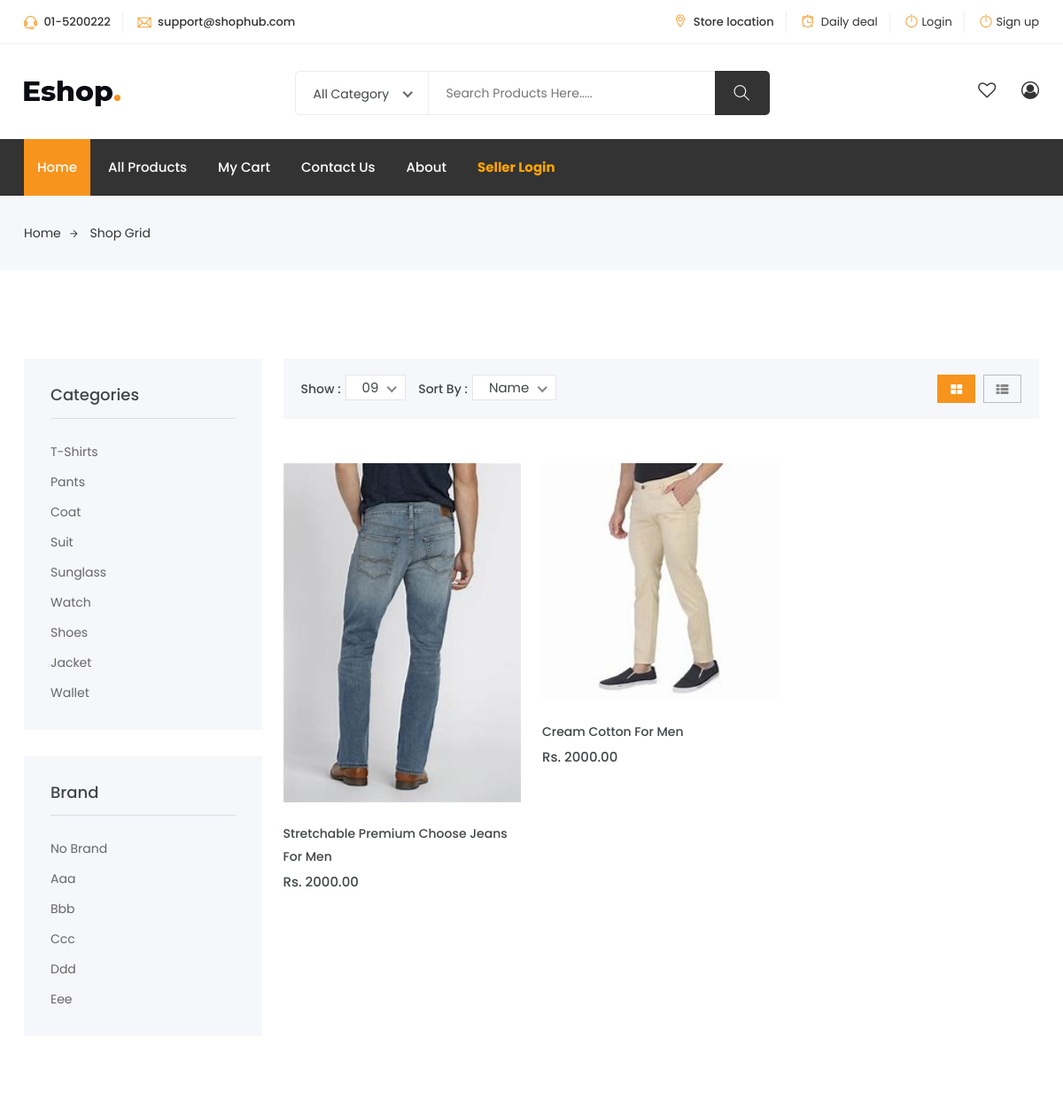
The app's page /item-by-category/2/ (upper part), older data.
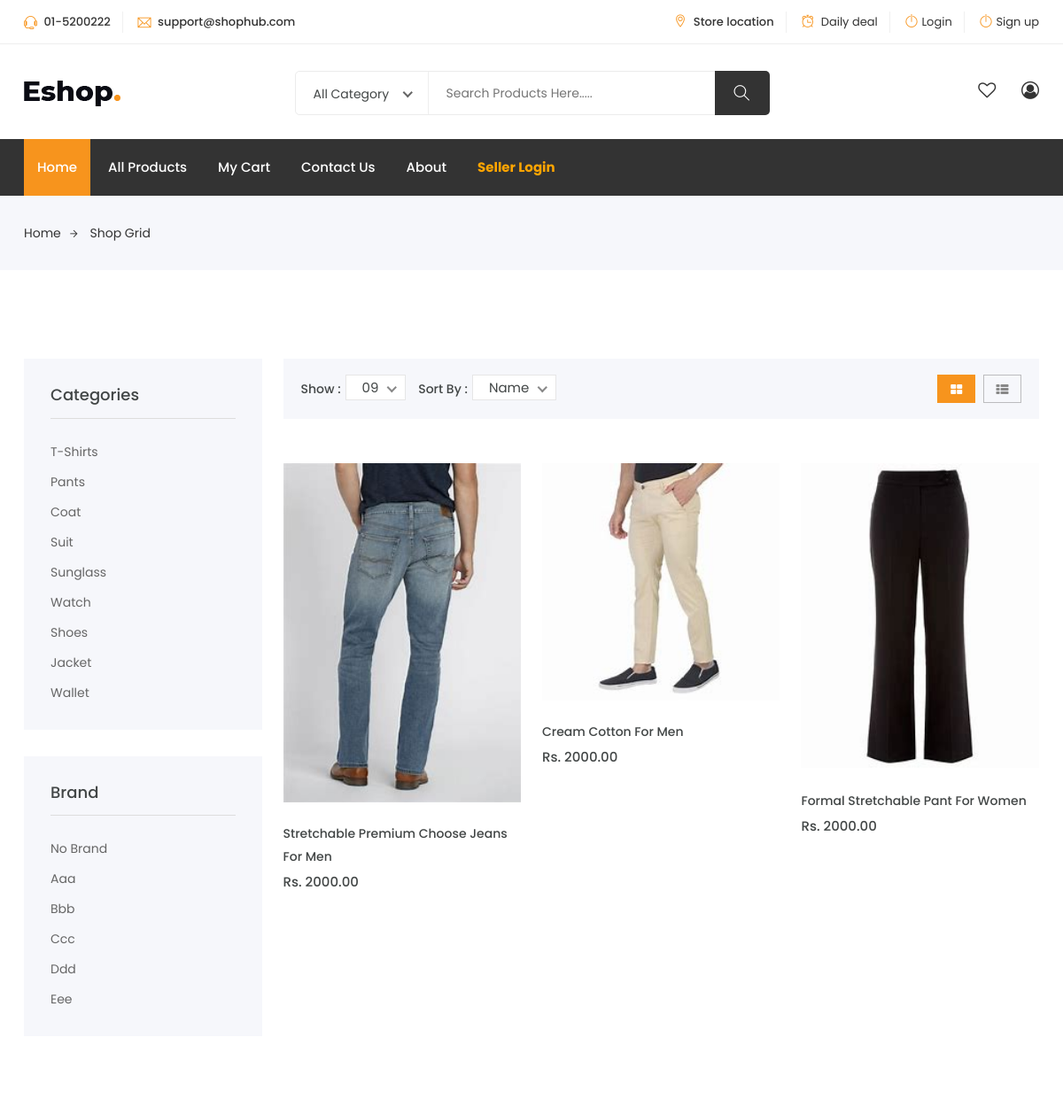
The same page, newer data.
### shop_app/models.py (models this page shows, shortened)
class TimeStampModel(models.Model):
    created_at = models.DateTimeField(auto_now_add=True)
    updated_at = models.DateTimeField(auto_now=True)
    class Meta:
        abstract = True  # no table for this model

class Category(TimeStampModel):
    name = models.CharField(max_length=50)

class Brand(TimeStampModel):
    name = models.CharField(max_length=50)

class Item(TimeStampModel):
    STATUS_CHOICES = [
        ("in stock", "In Stock"),
        ("out of stock", "Out of Stock"),
    ]
    name = models.CharField(max_length=200)
    detail = models.TextField()
    price = models.DecimalField(max_digits=10, decimal_places=2)
    discont_percent = models.DecimalField(max_digits=4, decimal_places=2)
    featured_image = models.ImageField(upload_to="item_images/%Y/%m/%d", blank=False)
    other_image = models.ImageField(upload_to="item_images/%Y/%m/%d", blank=False)
    target_customer = models.ManyToManyField(TargetCustomer)
    seller = models.ForeignKey("auth.User", on_delete=models.CASCADE)
    listed_at = models.DateTimeField(null=True, blank=True)
    status = models.CharField(max_length=20, choices=STATUS_CHOICES, default="in stock")
    views_count = models.PositiveBigIntegerField(default=0)
    category = models.ForeignKey(Category, on_delete=models.CASCADE)
    brand = models.ForeignKey(Brand, on_delete=models.CASCADE)
    trending_items_category = models.ForeignKey(TrendingItemCategory, default=1 ,on_delete=models.CASCADE)

### shop_app/views.py (the view)
# urls.py: path("item-by-category/<int:category_id>/", ItemByCategoryView.as_view(), name="item-by-category"),
class ItemByCategoryView(ListView):
    model = Item
    template_name = "eshop/search_item.html"
    context_object_name = "items"
    paginate_by = 3
    def get_queryset(self):
        query = super().get_queryset()
        query = query.filter(
            listed_at__isnull=False,
            category=self.kwargs["category_id"]
        )
        return query

### shop_app/navigation.py (called while the page is built)
def navigation(request):
    categories = Category.objects.all()
    brands = Brand.objects.all()
    return {
        "categories": categories,
        "brands": brands,
    }

### templates/eshop/search_item.html (shortened to what this page needs)
{% extends 'eshop/base.html' %}
{% load static %}
{% block content %}
<div class="breadcrumbs">
	<div class="container">
		<div class="row">
			<div class="col-12">
				<div class="bread-inner">
					<ul class="bread-list">
						<li><a href="/">Home<i class="ti-arrow-right"></i></a></li>
						<li class="active"><a href="blog-single.html">Shop Grid</a></li>
					</ul>
				</div>
			</div>
		</div>
	</div>
</div>
<section class="product-area shop-sidebar shop section">
	<div class="container">
		<div class="row">
			<div class="col-lg-3 col-md-4 col-12">
				<div class="shop-sidebar">
					<div class="single-widget category">
						<h3 class="title">Categories</h3>
						<ul class="categor-list">
							{% for category in categories %}
							<li><a href="{% url 'item-by-category' category.pk %}">{{ category.name|title }}</a></li>
							{% endfor %}
						</ul>
					</div>
					<div class="single-widget category">
						<h3 class="title">Brand</h3>
						<ul class="categor-list">
							{% for brand in brands %}
							<li><a href="{% url 'item-by-brand' brand.pk %}">{{ brand.name|title }}</a></li>
							{% endfor %}
						</ul>
					</div>
				</div>
			</div>
			<div class="col-lg-9 col-md-8 col-12">
				<div class="row">
					<div class="col-12">
						<div class="shop-top">
							<div class="shop-shorter">
								<div class="single-shorter">
									<label>Show :</label>
								</div>
								<div class="single-shorter">
									<label>Sort By :</label>
								</div>
							</div>
							<ul class="view-mode">
								<li class="active"><a href="shop-grid.html"><i class="fa fa-th-large"></i></a></li>
								<li><a href="shop-list.html"><i class="fa fa-th-list"></i></a></li>
							</ul>
						</div>
					</div>
				</div>
				<div class="row">
					{% for item in page_obj %}
					<div class="col-lg-4 col-md-6 col-12">
						<div class="single-product">
							<div class="product-img">
								<a href="{% url 'detail' item.pk %}">
									<img class="default-img" src="{{ item.featured_image.url }}" alt="#">
								</a>
								<div class="button-head">
									<div class="product-action">
									</div>
								</div>
							</div>
							<div class="product-content">
								<h3><a href="{% url 'detail' item.pk %}">{{ item.name }}</a></h3>
								<div class="product-price">
									<span>Rs. {{ item.price }}</span>
								</div>
							</div>
						</div>
					</div>
					{% endfor %}
			</div>
</section>
{% endblock content %}

Row changes from the older to the newer data that the page shows:
added Item: featured_image (picture), name "Formal Stretchable Pant For Women", price "2000.00"
